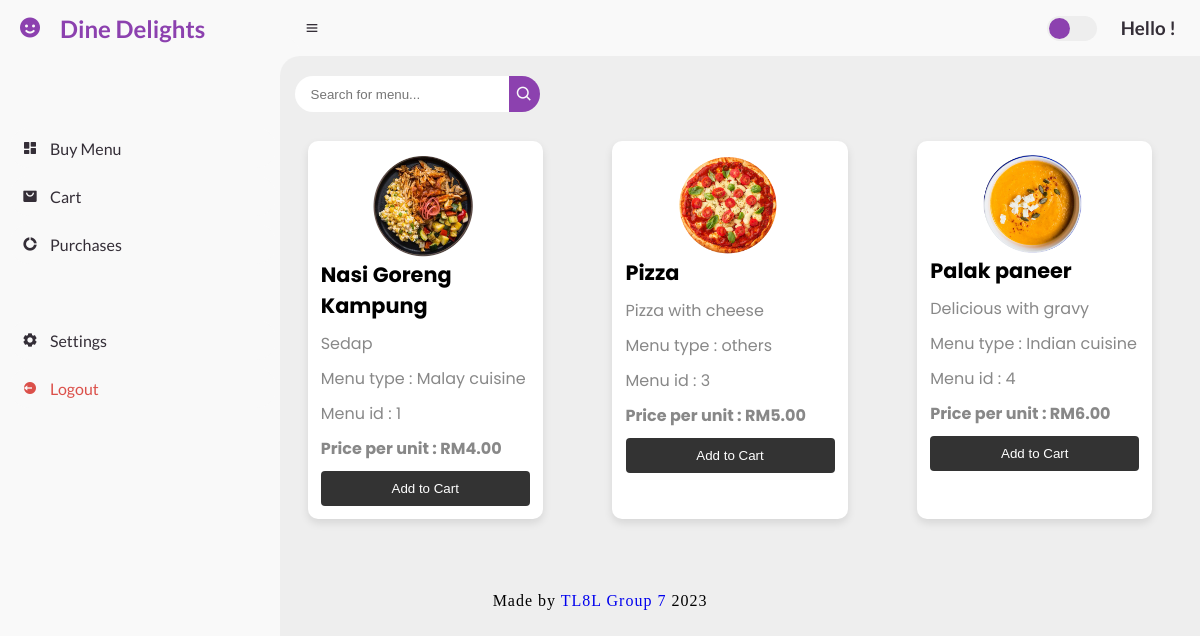
Screenshot of /main_page_customer with the database file from the repository.
### restaurant/models.py (models this page shows, shortened)
class Menu(db.Model):
    __tablename__ = 'menus'
    id = db.Column(db.Integer, primary_key=True)
    menuname = db.Column(db.String(60), nullable=False)
    priceperunit = db.Column(db.Float, nullable=False)
    menutype = db.Column(db.String(60), nullable=False)
    fooddescription = db.Column(db.Text, nullable=False)
    imagelocation = db.Column(db.String, nullable=False)
    orders = db.relationship('Orders', backref = 'menus', lazy = 'dynamic')

### restaurant/customer.py (the view)
@customer.route("/main_page_customer")
def main_page_customer():
    print('Current user is', current_user)
    print('Is user authenticated ', current_user.is_authenticated)
    menus = Menu.query.all()
    return render_template("main_page_customer.html", menus=menus)

### restaurant/templates/main_page_customer.html (shortened to what this page needs)
<!DOCTYPE html>
<html lang="en">
  <head>
    <link
      href="https://unpkg.com/boxicons@2.0.9/css/boxicons.min.css"
      rel="stylesheet"
    />
    <link rel="stylesheet" href="{{url_for('static', filename='main_page_customer.css')}}" />
  </head>
  <body>
    <section id="sidebar">
      <a href="{{url_for('customer.main_page_customer')}}" class="brand">
        <i class="bx bxs-smile"></i>
        <span class="text">Dine Delights</span>
      </a>
      <ul class="side-menu top">
        <li>
          <a href="{{url_for('customer.main_page_customer')}}">
            <i class="bx bxs-dashboard"></i>
            <span class="text">Buy Menu</span>
          </a>
        </li>
        <li>
          <a href="{{url_for('customer.add_to_cart')}}">
            <i class="bx bxs-shopping-bag-alt" ></i><span class="text">Cart</span>
          </a>
        </li>
        <li>
          <a href="{{url_for('customer.customer_notifications')}}">
            <i class="bx bxs-doughnut-chart"></i>
            <span class="text">Purchases</span>
          </a>
        </li>
      </ul>
      <ul class="side-menu">
        <li>
          <a href="{{url_for('customer.customer_settings')}}">
            <i class="bx bxs-cog"></i>
            <span class="text">Settings</span>
          </a>
        </li>
        <li>
          <a href="{{ url_for('auth.logout') }}" class="logout">
            <i class="bx bxs-log-out-circle"></i>
            <span class="text">Logout</span>
          </a>
        </li>
      </ul>
    </section>
    <section id="content">
      <nav>
        <i class="bx bx-menu"></i>
        <form action="#">
        </form>
        <label for="switch-mode" class="switch-mode"></label>
        <a href="{{url_for('customer.customer_settings')}}" class="profile">
          <h3>Hello {{ session['username'] }} !</h3>
        </a>
      </nav>
      <main>
        <div class="head-title">
          <div class="form-input">
              <input type="search" id="filterInput" placeholder="Search for menu..." />
              <button  onclick="filterNames()" class="search-btn">
                <i class="bx bx-search"></i>
              </button>
            </div>
          <div class="container list" id="names">
            {% for item in menus %}
              <div class="product-box">
                  <img src="{{ url_for('static', filename='images/menu_img/' + item.imagelocation) }}" alt="Product Image" alt="Image" alt="Product 1" >
                  <h3>{{ item.menuname }}</h3>
                  <p>{{ item.fooddescription }}</p>
                  <p>Menu type : {{ item.menutype }}</p>
                  <p>Menu id : {{ item.id }}</p>
                  <p class="price">Price per unit : RM{{ "{:.2f}".format(item.priceperunit) }}</p>
                  <a href="{{ url_for('customer.addtocartbtn',menu_id = item.id) }}"><button class="btn" type="submit">Add to Cart</button></a>
              </div>
            {% endfor %}
          </div>
        </div>
      </main>
    </section>
    <div class="footer">
      <p>Made by <a href="#">TL8L Group 7</a> <span id="date"></span></p>
    </div>
  </body>
</html>

### restaurant/static/main_page_customer.css (style rules this page uses)
* { margin: 0; padding: 0; box-sizing: border-box; }
a { text-decoration: none; }
li { list-style: none; }
:root { --poppins: 'Poppins', sans-serif; --lato: 'Lato', sans-serif; --light: #f9f9f9; --blue: #8c41af; --light-blue: #cfe8ff; --grey: #eee; --dark-grey: #aaaaaa; --dark: #342e37; --red: #db504a; --yellow: #ffce26; --light-yellow: #fff2c6; --orange: #fd7238; --light-orange: #ffe0d3; }
html { overflow-x: hidden; }
body { background: var(--grey); overflow-x: hidden; }
#sidebar { position: fixed; top: 0; left: 0; width: 280px; height: 100%; background: var(--light); z-index: 2000; font-family: var(--lato); transition: 0.3s ease; overflow-x: hidden; scrollbar-width: none; }
#sidebar .brand { font-size: 24px; font-weight: 700; height: 56px; display: flex; align-items: center; color: var(--blue); position: sticky; top: 0; left: 0; background: var(--light); z-index: 500; padding-bottom: 20px; box-sizing: content-box; }
#sidebar .brand .bx { min-width: 60px; display: flex; justify-content: center; }
#sidebar .side-menu { width: 100%; margin-top: 48px; }
#sidebar .side-menu li { height: 48px; background: transparent; margin-left: 6px; border-radius: 48px 0 0 48px; padding: 4px; }
#sidebar .side-menu li a { width: 100%; height: 100%; background: var(--light); display: flex; align-items: center; border-radius: 48px; font-size: 16px; color: var(--dark); white-space: nowrap; overflow-x: hidden; }
#sidebar .side-menu li a.logout { color: var(--red); }
#sidebar .side-menu li a .bx { min-width: calc(60px - ((4px + 6px) * 2)); display: flex; justify-content: center; }
#content { position: relative; width: calc(100% - 280px); left: 280px; transition: 0.3s ease; }
#content nav { height: 56px; background: var(--light); padding: 0 24px; display: flex; align-items: center; grid-gap: 24px; font-family: var(--lato); position: sticky; top: 0; left: 0; z-index: 1000; }
#content nav::before { content: ''; position: absolute; width: 40px; height: 40px; bottom: -40px; left: 0; border-radius: 50%; box-shadow: -20px -20px 0 var(--light); }
#content nav a { color: var(--dark); }
#content nav .bx.bx-menu { cursor: pointer; color: var(--dark); }
#content nav form, .head-title { max-width: 400px; width: 100%; margin-right: auto; }
#content nav form, .head-title .form-input { display: flex; align-items: center; height: 36px; }
#content nav form, .head-title .form-input input { flex-grow: 1; padding: 0 16px; height: 100%; border: none; border-radius: 36px 0 0 36px; outline: none; width: 100%; color: var(--dark); }
.head-title .form-input button { width: 36px; height: 100%; display: flex; justify-content: center; align-items: center; background: var(--blue); color: var(--light); font-size: 18px; border: none; outline: none; border-radius: 0 36px 36px 0; cursor: pointer; }
#content nav .switch-mode { display: block; min-width: 50px; height: 25px; border-radius: 25px; background: var(--grey); cursor: pointer; position: relative; }
#content nav .switch-mode::before { content: ''; position: absolute; top: 2px; left: 2px; bottom: 2px; width: calc(25px - 4px); background: var(--blue); border-radius: 50%; transition: all 0.3s ease; }
#content main { width: 100%; padding: 0px 0.5%; font-family: var(--poppins); max-height: calc(100vh - 56px); overflow-y: auto; }
#content main .head-title { display: flex; align-items: center; justify-content: space-between; grid-gap: 16px; flex-wrap: wrap; max-width: 1200px; padding: 20px; display: flex; flex-wrap: wrap; justify-content: space-between; margin: 0px -10px; }
.footer { text-align: center; padding: 40px; }
.footer p { font-size: var(--poppins); letter-spacing: 1px; }
.product-box { background-color: #ffffff; padding: 5%; box-shadow: 0px 4px 8px rgba(0, 0, 0, 0.1); border-radius: 10px; transition: box-shadow 0.3s ease; flex: 0 0 calc(33.33% - 20px); margin: 5%; }
.container.list { display: grid; grid-template-columns: repeat(3, 1fr); column-gap: 5%; row-gap: 5%; margin-top: 0px; }
.product-box img { width: 50%; max-width: 50%; height: auto; display: block; margin-left: 24%; }
.product-box h3 { font-size: 130%; margin-bottom: 10px; }
.product-box p { color: #888; margin-bottom: 10px; }
.product-box .price { font-weight: bold; margin-bottom: 10px; }
.product-box .btn { display: block; width: 100%; padding: 10px 0; background-color: #333; color: #fff; border: none; border-radius: 4px; cursor: pointer; transition: background-color 0.3s ease; }

### rows the page displays
Menu: imagelocation (picture), menuname "Nasi Goreng Kampung", fooddescription "Sedap", menutype "Malay cuisine", id "1", priceperunit "4.00"
Menu: imagelocation (picture), menuname "Pizza", fooddescription "Pizza with cheese", menutype "others", id "3", priceperunit "5.00"
Menu: imagelocation (picture), menuname "Palak paneer", fooddescription "Delicious with gravy", menutype "Indian cuisine", id "4", priceperunit "6.00"
